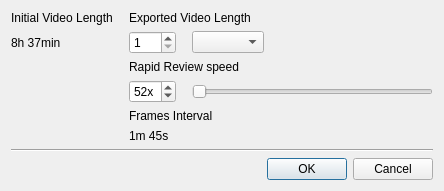
<?xml version="1.0" encoding="UTF-8"?>
<ui version="4.0">
 <class>ExportTimelapseDialog</class>
 <widget class="QDialog" name="ExportTimelapseDialog">
  <property name="geometry">
   <rect>
    <x>0</x>
    <y>0</y>
    <width>444</width>
    <height>178</height>
   </rect>
  </property>
  <property name="windowTitle">
   <string>Export Rapid Review</string>
  </property>
  <layout class="QGridLayout" name="gridLayout">
   <property name="horizontalSpacing">
    <number>16</number>
   </property>
   <item row="0" column="0">
    <widget class="QLabel" name="initialLengthTitleLabel">
     <property name="text">
      <string>Initial Video Length</string>
     </property>
    </widget>
   </item>
   <item row="0" column="1" colspan="3">
    <widget class="QLabel" name="resultLengthTitleLabel">
     <property name="text">
      <string>Exported Video Length</string>
     </property>
    </widget>
   </item>
   <item row="1" column="0">
    <widget class="QLabel" name="initialLengthLabel">
     <property name="text">
      <string notr="true">8h 37min</string>
     </property>
    </widget>
   </item>
   <item row="1" column="1">
    <widget class="QSpinBox" name="resultLengthSpinBox">
     <property name="minimum">
      <number>1</number>
     </property>
    </widget>
   </item>
   <item row="2" column="1" colspan="3">
    <widget class="QLabel" name="speedTitleLabel">
     <property name="text">
      <string>Rapid Review speed</string>
     </property>
    </widget>
   </item>
   <item row="4" column="1" colspan="2">
    <widget class="QLabel" name="framesTitleLabel">
     <property name="text">
      <string>Frames Interval</string>
     </property>
    </widget>
   </item>
   <item row="5" column="1" colspan="2">
    <widget class="QLabel" name="framesLabel">
     <property name="text">
      <string notr="true">1m 45s</string>
     </property>
    </widget>
   </item>
   <item row="6" column="0" colspan="4">
    <widget class="Line" name="line">
     <property name="orientation">
      <enum>Qt::Horizontal</enum>
     </property>
    </widget>
   </item>
   <item row="7" column="0" colspan="4">
    <widget class="QDialogButtonBox" name="buttonBox">
     <property name="standardButtons">
      <set>QDialogButtonBox::Cancel|QDialogButtonBox::Ok</set>
     </property>
    </widget>
   </item>
   <item row="1" column="2">
    <widget class="QComboBox" name="resultLengthUnitsComboBox"/>
   </item>
   <item row="1" column="3">
    <spacer name="horizontalSpacer">
     <property name="orientation">
      <enum>Qt::Horizontal</enum>
     </property>
     <property name="sizeHint" stdset="0">
      <size>
       <width>40</width>
       <height>20</height>
      </size>
     </property>
    </spacer>
   </item>
   <item row="3" column="2" colspan="2">
    <widget class="QSlider" name="speedSlider">
     <property name="orientation">
      <enum>Qt::Horizontal</enum>
     </property>
    </widget>
   </item>
   <item row="3" column="1">
    <widget class="QSpinBox" name="speedSpinBox">
     <property name="suffix">
      <string notr="true">x</string>
     </property>
     <property name="value">
      <number>52</number>
     </property>
    </widget>
   </item>
  </layout>
 </widget>
 <tabstops>
  <tabstop>resultLengthSpinBox</tabstop>
  <tabstop>resultLengthUnitsComboBox</tabstop>
  <tabstop>speedSpinBox</tabstop>
  <tabstop>speedSlider</tabstop>
 </tabstops>
 <resources/>
 <connections/>
</ui>
